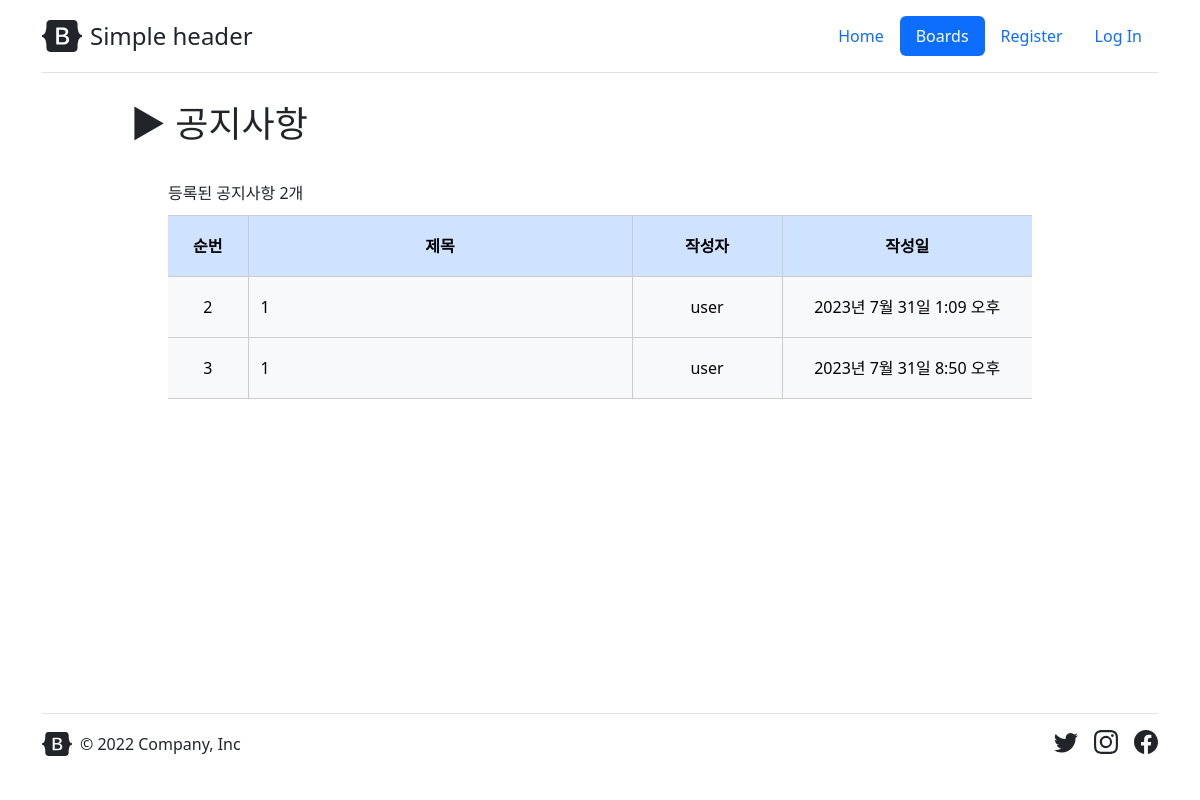
Before: /boards/ with the older database file.
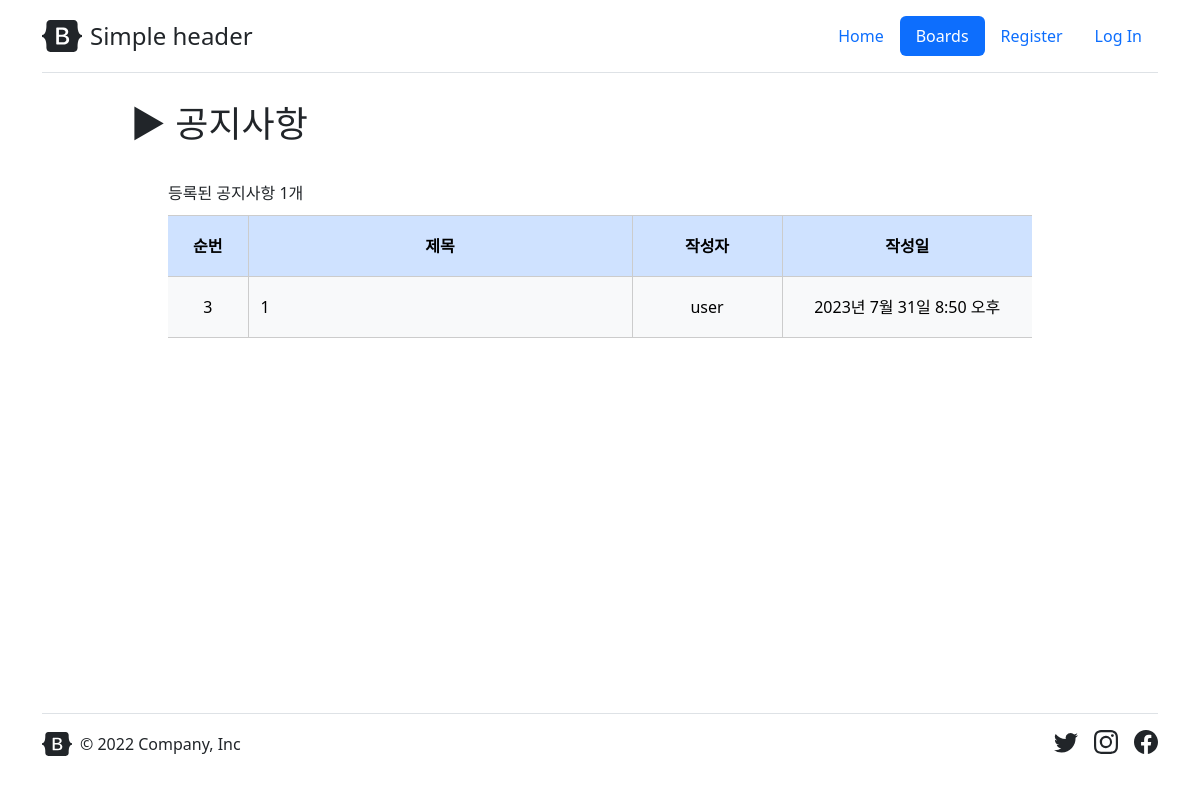
After: the same page with the newer database file.
### boards/models.py (models this page shows)
class Post(models.Model):
    id = models.BigAutoField(primary_key=True)
    user_id = models.ForeignKey(User, related_name="post",db_column="user_id",on_delete=models.CASCADE,blank=False,null=False)
    user_id_char = models.CharField(max_length=150,blank=False,null=False)
    title = models.CharField(db_column='title', max_length=50, blank=False, null=False)
    content = models.TextField(db_column='content', default="",blank=False,null=False)
    created_date = models.DateTimeField(db_column='created_date', auto_now_add=True)
    updated_date = models.DateTimeField(db_column='updated_date', auto_now=True)
    updated_bool = models.BooleanField(db_column='updated_bool', default=False,blank=False,null=False)
    visible_bool = models.BooleanField(db_column='visible_bool', default=True,blank=False,null=False)

### boards/views.py (the view)
# urls.py: path('', boards.views.boards_index, name='index'),
def boards_index(request):
    Post_list = Post.objects.all()
    context = {"Post_len" : len(Post_list), "Post_list" : Post_list}
    return render(request, 'boards/index.html', context=context)

### boards/templates/boards/index.html (shortened to what this page needs)
{% extends "base.html" %}
{% load static %}
{% block contenthead %}
<link href="{% static "boards/css/index.css" %}" rel="stylesheet">
{% endblock contenthead %}
{% block content %}
<div class="boards_post">
    <div class="boards_post_contents">
        <div id="boards_head">▶ 공지사항</div>
        <div class="boards_post_count">등록된 공지사항 {{ Post_len }}개</div>
        <table class="table table-primary" id="tableid">
            <thead>
                <tr class="table-primary" id="table-head">
                    <th style="width: 80px;">순번</th>
                    <th style="min-width: 150px;">제목</th>
                    <th style="width: 150px;">작성자</th>
                    <th style="width: 250px;">작성일</th>
                </tr>
            </thead>
            <tbody>
                {% for post in Post_list %}
                <tr class="table-light" id="table-main">
                    <td>{{ post.id }}</td>
                    <td class="table-main-title"><a href="{% url 'boards:post_detail' pk=post.id %}">{{ post.title }}</a></td>
                    <td>{{ post.user_id_char }}</td>
                    <td>{{ post.created_date }}</td>
                </tr>
                {% endfor %}
            </tbody>
        </table>
    </div>
</div>
{% endblock content %}

Changed rows visible on the page:
removed Post: id "2", title "1", user_id_char "user", created_date "2023년 7월 31일 1:09 오후"
Other visible differences:
{{ Post_len }}: "2" → "1"
